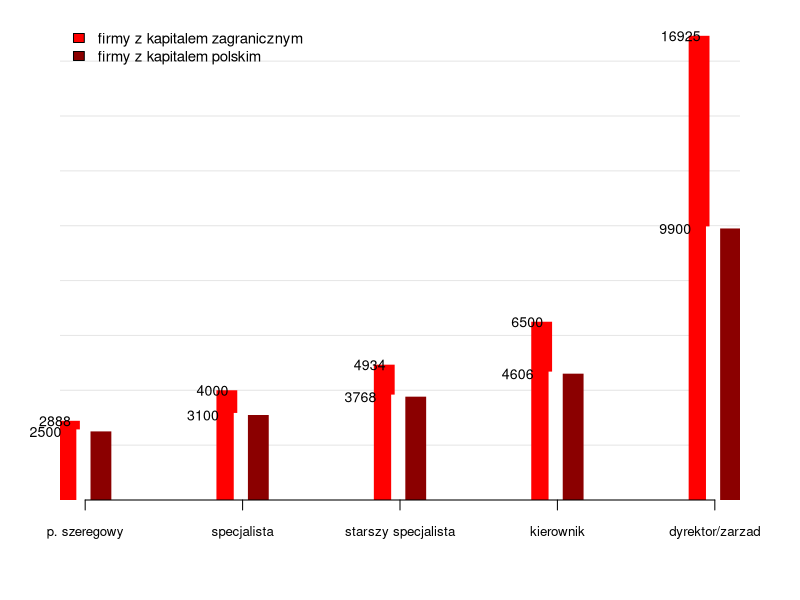

The R script that drew this image:
wynagrodzenie <- c(2500, 2888, 3100, 4000, 3768, 4934, 4606, 6500, 9900, 16925)

library(Cairo)

CairoSVG("wynagrodzenia.svg", 6,5)

par(mar=c(5,3,1,3))
plot(wynagrodzenie[seq(2,10,2)], type="n", las=1, ylim=c(0,17500), xaxt="n", ylab="",yaxs="i",xlab="",cex=1,bty="n", yaxt="n")
abline(h=seq(2000,16000,2000), col="grey90")
lines(1:5 - 0.1, wynagrodzenie[seq(2,10,2)], type="h", pch=19,cex=1, col="red1", lwd=20, lend=1)
lines(1:5 + 0.01, wynagrodzenie[seq(1,10,2)]+75, type="h", pch=19,cex=1, col="white", lwd=20, lend=1)
lines(1:5 + 0.1, wynagrodzenie[seq(1,10,2)], type="h", pch=19,cex=1, col="red4", lwd=20, lend=1)
axis(1,at=1:5,label=c("p. szeregowy", "specjalista", "starszy specjalista", "kierownik", "dyrektor/zarzad"),cex.axis=0.8)
par(xpd=NA)
kw <- wynagrodzenie[seq(2,10,2)]
text(1:5+0.06 -0.15,kw,kw,adj=c(1,.5),cex=0.85)
kw <- wynagrodzenie[seq(1,10,2)]
text(1:5 -0.15,kw,kw,adj=c(1,.5),cex=0.85)
par(xpd=F)

legend("topleft", c("firmy z kapitalem zagranicznym", "firmy z kapitalem polskim"), cex=.9, bty="n", fill=c("red1","red4"))

dev.off()
